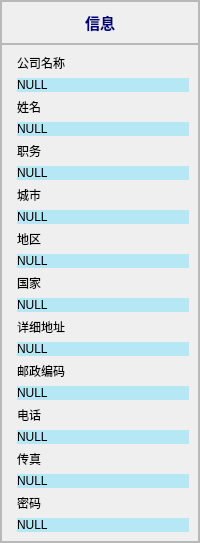
               <widget class="QWidget" name="page_manage">
                <layout class="QVBoxLayout" name="verticalLayout_8" stretch="1,0">
                 <property name="spacing">
                  <number>0</number>
                 </property>
                 <property name="leftMargin">
                  <number>0</number>
                 </property>
                 <property name="topMargin">
                  <number>0</number>
                 </property>
                 <property name="rightMargin">
                  <number>0</number>
                 </property>
                 <property name="bottomMargin">
                  <number>0</number>
                 </property>
                 <item>
                  <widget class="QFrame" name="frame_13">
                   <property name="frameShape">
                    <enum>QFrame::StyledPanel</enum>
                   </property>
                   <property name="frameShadow">
                    <enum>QFrame::Raised</enum>
                   </property>
                   <layout class="QVBoxLayout" name="verticalLayout_9" stretch="1,10">
                    <property name="spacing">
                     <number>0</number>
                    </property>
                    <property name="leftMargin">
                     <number>0</number>
                    </property>
                    <property name="topMargin">
                     <number>0</number>
                    </property>
                    <property name="rightMargin">
                     <number>0</number>
                    </property>
                    <property name="bottomMargin">
                     <number>0</number>
                    </property>
                    <item>
                     <widget class="QFrame" name="frame_15">
                      <property name="frameShape">
                       <enum>QFrame::StyledPanel</enum>
                      </property>
                      <property name="frameShadow">
                       <enum>QFrame::Raised</enum>
                      </property>
                      <layout class="QHBoxLayout" name="horizontalLayout_7">
                       <item>
                        <spacer name="horizontalSpacer_3">
                         <property name="orientation">
                          <enum>Qt::Horizontal</enum>
                         </property>
                         <property name="sizeHint" stdset="0">
                          <size>
                           <width>40</width>
                           <height>20</height>
                          </size>
                         </property>
                        </spacer>
                       </item>
                       <item>
                        <widget class="QLabel" name="label_4">
                         <property name="font">
                          <font>
                           <pointsize>11</pointsize>
                           <weight>75</weight>
                           <bold>true</bold>
                          </font>
                         </property>
                         <property name="styleSheet">
                          <string notr="true">color: rgb(0, 0, 127);</string>
                         </property>
                         <property name="text">
                          <string>信息</string>
                         </property>
                        </widget>
                       </item>
                       <item>
                        <spacer name="horizontalSpacer_4">
                         <property name="orientation">
                          <enum>Qt::Horizontal</enum>
                         </property>
                         <property name="sizeHint" stdset="0">
                          <size>
                           <width>40</width>
                           <height>20</height>
                          </size>
                         </property>
                        </spacer>
                       </item>
                      </layout>
                     </widget>
                    </item>
                    <item>
                     <widget class="QFrame" name="frame_16">
                      <property name="frameShape">
                       <enum>QFrame::StyledPanel</enum>
                      </property>
                      <property name="frameShadow">
                       <enum>QFrame::Raised</enum>
                      </property>
                      <layout class="QFormLayout" name="formLayout">
                       <item row="0" column="1">
                        <widget class="QLabel" name="label_6">
                         <property name="styleSheet">
                          <string notr="true"/>
                         </property>
                         <property name="text">
                          <string>公司名称</string>
                         </property>
                        </widget>
                       </item>
                       <item row="1" column="1">
                        <widget class="QLabel" name="text2GCom">
                         <property name="styleSheet">
                          <string notr="true">background-color: rgba(76, 216, 255,90);</string>
                         </property>
                         <property name="text">
                          <string>NULL</string>
                         </property>
                        </widget>
                       </item>
                       <item row="2" column="1">
                        <widget class="QLabel" name="label_7">
                         <property name="styleSheet">
                          <string notr="true"/>
                         </property>
                         <property name="text">
                          <string>姓名</string>
                         </property>
                        </widget>
                       </item>
                       <item row="3" column="1">
                        <widget class="QLabel" name="text2GName">
                         <property name="styleSheet">
                          <string notr="true">background-color: rgba(76, 216, 255,90);</string>
                         </property>
                         <property name="text">
                          <string>NULL</string>
                         </property>
                        </widget>
                       </item>
                       <item row="4" column="1">
                        <widget class="QLabel" name="label_8">
                         <property name="styleSheet">
                          <string notr="true"/>
                         </property>
                         <property name="text">
                          <string>职务</string>
                         </property>
                        </widget>
                       </item>
                       <item row="5" column="1">
                        <widget class="QLabel" name="text2GJob">
                         <property name="styleSheet">
                          <string notr="true">background-color: rgba(76, 216, 255,90);</string>
                         </property>
                         <property name="text">
                          <string>NULL</string>
                         </property>
                        </widget>
                       </item>
                       <item row="6" column="1">
                        <widget class="QLabel" name="label_9">
                         <property name="styleSheet">
                          <string notr="true"/>
                         </property>
                         <property name="text">
                          <string>城市</string>
                         </property>
                        </widget>
                       </item>
                       <item row="7" column="1">
                        <widget class="QLabel" name="text2GCity">
                         <property name="styleSheet">
                          <string notr="true">background-color: rgba(76, 216, 255,90);</string>
                         </property>
                         <property name="text">
                          <string>NULL</string>
                         </property>
                        </widget>
                       </item>
                       <item row="8" column="1">
                        <widget class="QLabel" name="label_10">
                         <property name="styleSheet">
                          <string notr="true"/>
                         </property>
                         <property name="text">
                          <string>地区</string>
                         </property>
                        </widget>
                       </item>
                       <item row="9" column="1">
                        <widget class="QLabel" name="text2GArea">
                         <property name="styleSheet">
                          <string notr="true">background-color: rgba(76, 216, 255,90);</string>
                         </property>
                         <property name="text">
                          <string>NULL</string>
                         </property>
                        </widget>
                       </item>
                       <item row="10" column="1">
                        <widget class="QLabel" name="label_11">
                         <property name="styleSheet">
                          <string notr="true"/>
                         </property>
                         <property name="text">
                          <string>国家</string>
                         </property>
                        </widget>
                       </item>
                       <item row="11" column="1">
                        <widget class="QLabel" name="text2GCountry">
                         <property name="styleSheet">
                          <string notr="true">background-color: rgba(76, 216, 255,90);</string>
                         </property>
                         <property name="text">
                          <string>NULL</string>
                         </property>
                        </widget>
                       </item>
                       <item row="12" column="1">
                        <widget class="QLabel" name="label_12">
                         <property name="styleSheet">
                          <string notr="true"/>
                         </property>
                         <property name="text">
                          <string>详细地址</string>
                         </property>
                        </widget>
                       </item>
                       <item row="13" column="1">
                        <widget class="QLabel" name="text2GAddr">
                         <property name="styleSheet">
                          <string notr="true">background-color: rgba(76, 216, 255,90);</string>
                         </property>
                         <property name="text">
                          <string>NULL</string>
                         </property>
                        </widget>
                       </item>
                       <item row="14" column="1">
                        <widget class="QLabel" name="label_13">
                         <property name="styleSheet">
                          <string notr="true"/>
                         </property>
                         <property name="text">
                          <string>邮政编码</string>
                         </property>
                        </widget>
                       </item>
                       <item row="15" column="1">
                        <widget class="QLabel" name="text2Gecode">
                         <property name="styleSheet">
                          <string notr="true">background-color: rgba(76, 216, 255,90);</string>
                         </property>
                         <property name="text">
                          <string>NULL</string>
                         </property>
                        </widget>
                       </item>
                       <item row="16" column="1">
                        <widget class="QLabel" name="label_14">
                         <property name="styleSheet">
                          <string notr="true"/>
                         </property>
                         <property name="text">
                          <string>电话</string>
                         </property>
                        </widget>
                       </item>
                       <item row="17" column="1">
                        <widget class="QLabel" name="text2GPhone">
                         <property name="styleSheet">
                          <string notr="true">background-color: rgba(76, 216, 255,90);</string>
                         </property>
                         <property name="text">
                          <string>NULL</string>
                         </property>
                        </widget>
                       </item>
                       <item row="18" column="1">
                        <widget class="QLabel" name="label_15">
                         <property name="styleSheet">
                          <string notr="true"/>
                         </property>
                         <property name="text">
                          <string>传真</string>
                         </property>
                        </widget>
                       </item>
                       <item row="19" column="1">
                        <widget class="QLabel" name="text2Gfox">
                         <property name="styleSheet">
                          <string notr="true">background-color: rgba(76, 216, 255,90);</string>
                         </property>
                         <property name="text">
                          <string>NULL</string>
                         </property>
                        </widget>
                       </item>
                       <item row="20" column="1">
                        <widget class="QLabel" name="label_16">
                         <property name="styleSheet">
                          <string notr="true"/>
                         </property>
                         <property name="text">
                          <string>密码</string>
                         </property>
                        </widget>
                       </item>
                       <item row="21" column="1">
                        <widget class="QLabel" name="text2GKeyWord">
                         <property name="styleSheet">
                          <string notr="true">background-color: rgba(76, 216, 255,90);</string>
                         </property>
                         <property name="text">
                          <string>NULL</string>
                         </property>
                        </widget>
                       </item>
                      </layout>
                      <zorder>text2GKeyWord</zorder>
                      <zorder>label_6</zorder>
                      <zorder>label_7</zorder>
                      <zorder>label_8</zorder>
                      <zorder>label_9</zorder>
                      <zorder>label_10</zorder>
                      <zorder>label_11</zorder>
                      <zorder>label_12</zorder>
                      <zorder>label_13</zorder>
                      <zorder>label_14</zorder>
                      <zorder>label_15</zorder>
                      <zorder>label_16</zorder>
                      <zorder>text2GCom</zorder>
                      <zorder>text2GName</zorder>
                      <zorder>text2GJob</zorder>
                      <zorder>text2GCity</zorder>
                      <zorder>text2GArea</zorder>
                      <zorder>text2GCountry</zorder>
                      <zorder>text2GAddr</zorder>
                      <zorder>text2Gecode</zorder>
                      <zorder>text2GPhone</zorder>
                      <zorder>text2Gfox</zorder>
                     </widget>
                    </item>
                   </layout>
                  </widget>
                 </item>
                 <item>
                  <widget class="QFrame" name="frame_14">
                   <property name="frameShape">
                    <enum>QFrame::StyledPanel</enum>
                   </property>
                   <property name="frameShadow">
                    <enum>QFrame::Raised</enum>
                   </property>
                   <widget class="QLabel" name="label_5">
                    <property name="geometry">
                     <rect>
                      <x>180</x>
                      <y>60</y>
                      <width>90</width>
                      <height>20</height>
                     </rect>
                    </property>
                    <property name="styleSheet">
                     <string notr="true">QLabel{
	color: rgb(85, 0, 255);
	font-size: 20px;
}</string>
                    </property>
                    <property name="text">
                     <string>公司名称*</string>
                    </property>
                    <property name="buddy">
                     <cstring>text2Dsearchall</cstring>
                    </property>
                   </widget>
                  </widget>
                 </item>
                </layout>
               </widget>
